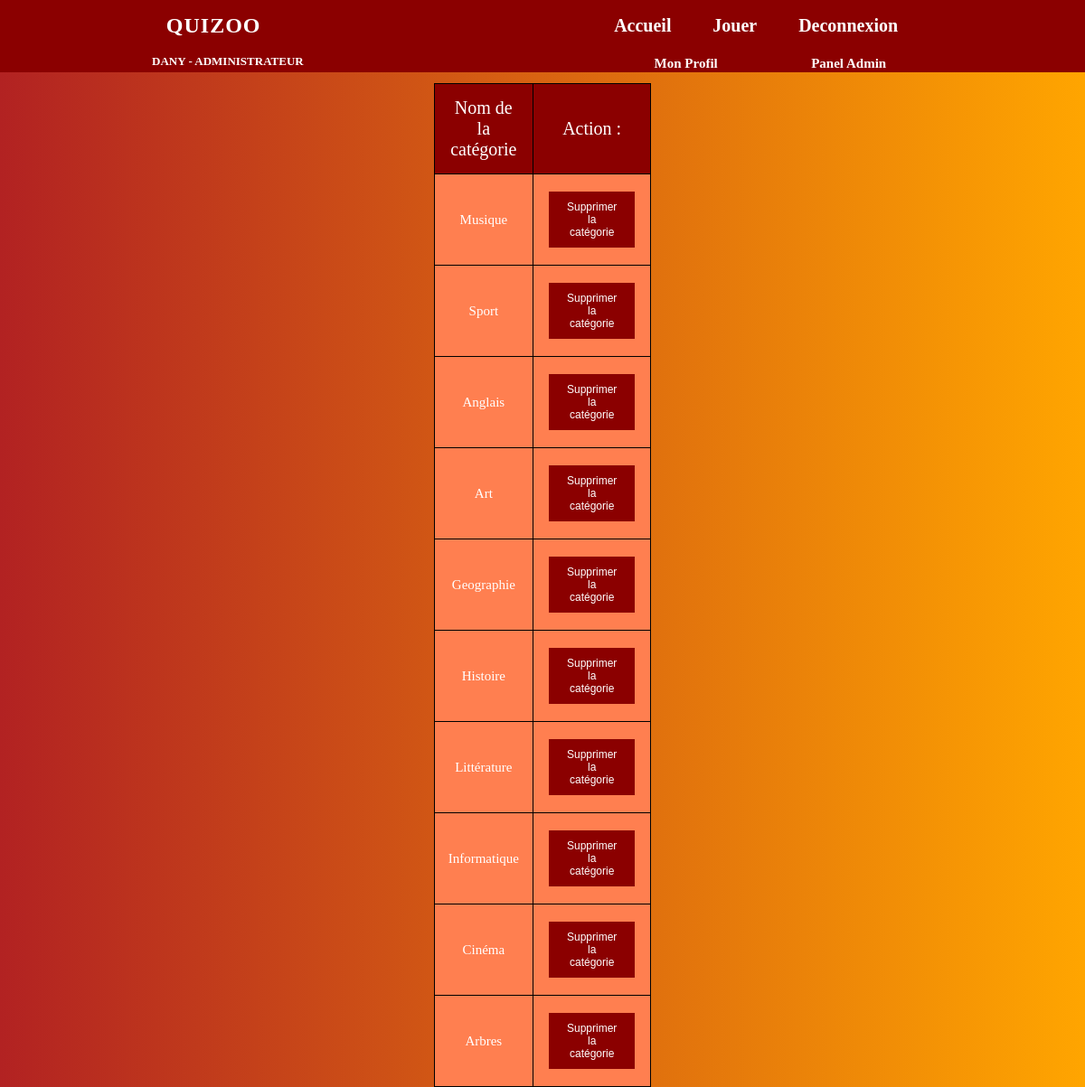
/site/admin/manage_catad.php (signed in), run on the app's committed database.
### tables this page shows
CREATE TABLE `categories` (
  `id` int(11) NOT NULL,
  `nom` varchar(100) DEFAULT NULL,
  `valide` varchar(100) DEFAULT NULL,
  `auteur` varchar(30) NOT NULL
);

### site/admin/manage_catad.php (the view, shortened to what this page needs)
<?php
     include '../header.php';
    $GetCat = $BDD->prepare("SELECT * FROM categories WHERE valide = 1");
    $GetCat->execute();
    $resultat_cat = $GetCat->fetchAll();
            ?>
		<form action="manage_catad.php" method="POST">
	        <table class="tabadmin" style="width: 20%; height: 75px;">
	            <tbody>
	                <tr>
	                    <td style="width: 60%;" class="tdredac">
	                    	Nom de la catégorie
	                    </td>
	                    <td style="width: 40%;" class="tdredac">
	                		Action :
	                	</td>
	                </tr>
	                <tr>
	                	<?php foreach ($resultat_cat as $row){?>
                            <tr>
    	                		<td style="width: 60%;" class="tdredacq">
    	                			<?echo htmlspecialchars_decode($row['nom']); ?>
    	                		</td>
    	                		<td style="width: 40%;" class="tdredacq">
                                    <button name="delete" type="submit" value="<?= $row['nom']; ?>" class="butredac" >Supprimer la catégorie</button>
    	                		</td>
                            </tr>
                     	<?php } ?>
	            </tbody>
	        </table>
        </form>
    </body>
</html>

### site/assets/css/style4.css (style rules this page uses)
* { margin: 0px; padding: 0px; box-sizing: border-box; }
body { color: white; background: linear-gradient(-90deg, orange, firebrick);; scroll-behavior: smooth; }
.tabadmin { border-collapse: collapse; margin-left:auto; margin-right:auto; margin-top: 1%; }
.tabadmin th, td { padding: 15px; text-align: left; border: 1px solid black; }
.tabadmin th, td { padding: 15px; text-align: center; border: 1px solid black; }
.tdredac { background-color: darkred; font-size: 20px; }
.tdredacq { background-color: coral; font-size: 15px; }
.butredac { background-color: darkred; border: none; color: white; padding: 10px 20px; text-align: center; text-decoration: none; display: inline-block; font-size: 12px; margin: 4px 2px; }

### data on the page
categories: nom "Musique"
categories: nom "Sport"
categories: nom "Anglais"
categories: nom "Art"
categories: nom "Geographie"
categories: nom "Histoire"
categories: nom "Littérature"
categories: nom "Informatique"
categories: nom "Cinéma"
categories: nom "Arbres"

### other printed values
$_SESSION['user'] "DANY"
usertype() "ADMINISTRATEUR"
